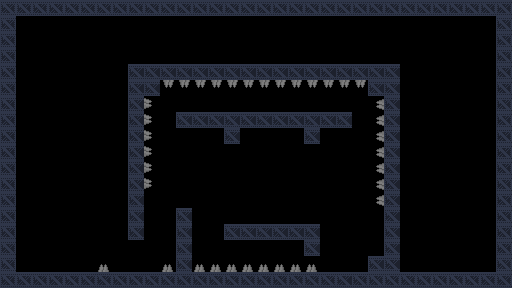

This game map was drawn from its Tiled (.tmx) file and the tilesets committed beside it. A one-line description and the full map source follow:
An orthogonal 32x18 tile map with 16x16 px tiles, 2 tile layers (background, details), 2 tilesets and 5 objects (2x gravity, spawn, goal).

<map version="1.5" tiledversion="1.7.2" orientation="orthogonal" renderorder="right-down" width="32" height="18" tilewidth="16" tileheight="16" infinite="0" nextlayerid="4" nextobjectid="24">
 <tileset firstgid="1" source="industrial.v2.tsx" />
 <tileset firstgid="1025" source="Dungeon Sprites.tsx" />
 <layer id="3" name="background" width="32" height="18">
  <data encoding="csv">
0,0,0,0,0,0,0,0,0,0,0,0,0,0,0,0,0,0,0,0,0,0,0,0,0,0,0,0,0,0,0,0,
0,0,0,0,0,0,0,0,0,0,0,0,0,0,0,0,0,0,0,0,0,0,0,0,0,0,0,0,0,0,0,0,
0,0,0,0,0,0,0,0,0,0,0,0,0,0,0,0,0,0,0,0,0,0,0,0,0,0,0,0,0,0,0,0,
0,0,0,0,0,0,0,0,0,0,0,0,0,0,0,0,0,0,0,0,0,0,0,0,0,0,0,0,0,0,0,0,
0,0,0,0,0,0,0,0,0,0,0,0,0,0,0,0,0,0,0,0,0,0,0,0,0,0,0,0,0,0,0,0,
0,0,0,0,0,0,0,0,0,0,0,0,0,0,0,0,0,0,0,0,0,0,0,0,0,0,0,0,0,0,0,0,
0,0,0,0,0,0,0,0,0,0,0,0,0,0,0,0,0,0,0,0,0,0,0,0,0,0,0,0,0,0,0,0,
0,0,0,0,0,0,0,0,0,0,0,0,0,0,0,0,0,0,0,0,0,0,0,0,0,0,0,0,0,0,0,0,
0,0,0,0,0,0,0,0,0,0,0,0,0,0,0,0,0,0,0,0,0,0,0,0,0,0,0,0,0,0,0,0,
0,0,0,0,0,0,0,0,0,0,0,0,0,0,0,0,0,0,0,0,0,0,0,0,0,0,0,0,0,0,0,0,
0,0,0,0,0,0,0,0,0,0,0,0,0,0,0,0,0,0,0,0,0,0,0,0,0,0,0,0,0,0,0,0,
0,0,0,0,0,0,0,0,0,0,0,0,0,0,0,0,0,0,0,0,0,0,0,0,0,0,0,0,0,0,0,0,
0,0,0,0,0,0,0,0,0,0,0,0,0,0,0,0,0,0,0,0,0,0,0,0,0,0,0,0,0,0,0,0,
0,0,0,0,0,0,0,0,0,0,0,0,0,0,0,0,0,0,0,0,0,0,0,0,0,0,0,0,0,0,0,0,
0,0,0,0,0,0,0,0,0,0,0,0,0,0,0,0,0,0,0,0,0,0,0,0,0,0,0,0,0,0,0,0,
0,0,0,0,0,0,0,0,0,0,0,0,0,0,0,0,0,0,0,0,0,0,0,0,0,0,0,0,0,0,0,0,
0,0,0,0,0,0,0,0,0,0,0,0,0,0,0,0,0,0,0,0,0,0,0,0,0,0,0,0,0,0,0,0,
0,0,0,0,0,0,0,0,0,0,0,0,0,0,0,0,0,0,0,0,0,0,0,0,0,0,0,0,0,0,0,0
</data>
 </layer>
 <layer id="1" name="details" width="32" height="18">
  <properties>
   <property name="physics" type="bool" value="true" />
  </properties>
  <data encoding="csv">
54,54,54,54,54,54,54,54,54,54,54,54,54,54,54,54,54,54,54,54,54,54,54,54,54,54,54,54,54,54,54,54,
54,0,0,0,0,0,0,0,0,0,0,0,0,0,0,0,0,0,0,0,0,0,0,0,0,0,0,0,0,0,0,54,
54,0,0,0,0,0,0,0,0,0,0,0,0,0,0,0,0,0,0,0,0,0,0,0,0,0,0,0,0,0,0,54,
54,0,0,0,0,0,0,0,0,0,0,0,0,0,0,0,0,0,0,0,0,0,0,0,0,0,0,0,0,0,0,54,
54,0,0,0,0,0,0,0,20,20,20,20,20,20,20,20,20,20,20,20,20,20,20,20,20,0,0,0,0,0,0,54,
54,0,0,0,0,0,0,0,20,20,3221226628,3221226628,3221226628,3221226628,3221226628,3221226628,3221226628,3221226628,3221226628,3221226628,3221226628,3221226628,3221226628,20,20,0,0,0,0,0,0,54,
54,0,0,0,0,0,0,0,20,2684355716,0,0,0,0,0,0,0,0,0,0,0,0,0,1610613892,20,0,0,0,0,0,0,54,
54,0,0,0,0,0,0,0,20,2684355716,0,20,20,20,20,20,20,20,20,20,20,20,0,1610613892,20,0,0,0,0,0,0,54,
54,0,0,0,0,0,0,0,20,2684355716,0,0,0,0,20,0,0,0,0,20,0,0,0,1610613892,20,0,0,0,0,0,0,54,
54,0,0,0,0,0,0,0,20,2684355716,0,0,0,0,0,0,0,0,0,0,0,0,0,1610613892,20,0,0,0,0,0,0,54,
54,0,0,0,0,0,0,0,20,2684355716,0,0,0,0,0,0,0,0,0,0,0,0,0,1610613892,20,0,0,0,0,0,0,54,
54,0,0,0,0,0,0,0,20,2684355716,0,0,0,0,0,0,0,0,0,0,0,0,0,1610613892,20,0,0,0,0,0,0,54,
54,0,0,0,0,0,0,0,20,0,0,0,0,0,0,0,0,0,0,0,0,0,0,1610613892,20,0,0,0,0,0,0,54,
54,0,0,0,0,0,0,0,20,0,0,20,0,0,0,0,0,0,0,0,0,0,0,0,20,0,0,0,0,0,0,54,
54,0,0,0,0,0,0,0,20,0,0,20,0,0,20,20,20,20,20,20,0,0,0,0,20,0,0,0,0,0,0,54,
54,0,0,0,0,0,0,0,0,0,0,20,0,0,0,0,0,0,0,20,0,0,0,0,20,0,0,0,0,0,0,54,
54,0,0,0,0,0,1156,0,0,0,1156,20,1156,1156,1156,1156,1156,1156,1156,1156,0,0,0,20,20,0,0,0,0,0,0,54,
54,54,54,54,54,54,54,54,54,54,54,54,54,54,54,54,54,54,54,54,54,20,54,54,54,54,54,54,54,54,54,54
</data>
 </layer>
 <objectgroup id="2" name="objects">
  <object id="2" name="spawn" gid="513" x="80" y="224" width="16" height="16" />
  <object id="3" name="goal" gid="330" x="336" y="256" width="16" height="16" />
  <object id="7" x="216" y="92" width="108" height="24">
   <text fontfamily="MS Shell Dlg 2" wrap="1" halign="center">Bounce!</text>
  </object>
  <object id="12" name="gravity" gid="526" x="128" y="272" width="16" height="16" />
  <object id="16" name="gravity" gid="526" x="400" y="272" width="16" height="16" />
 </objectgroup>
</map>
